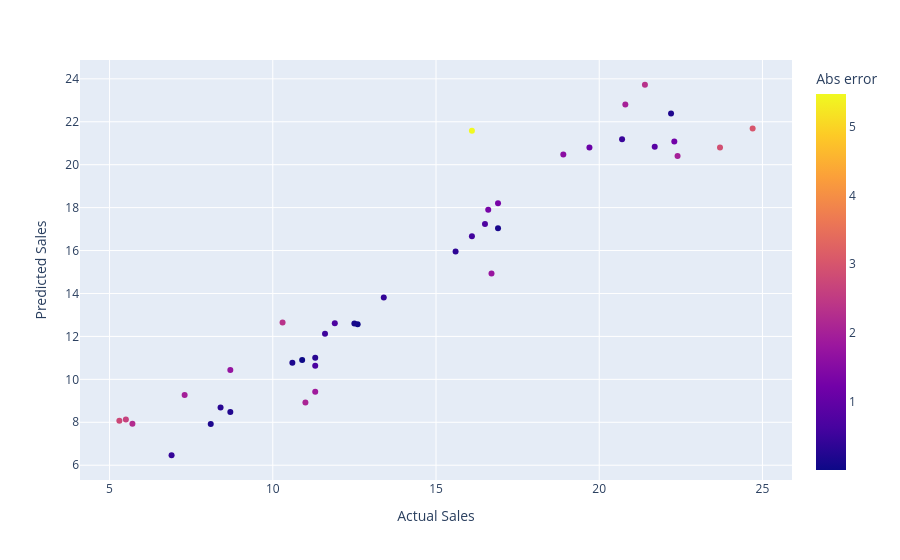

The notebook cell this image was saved under:
### Code cell
err = abs(ytest-pred)
px.scatter(x=ytest,y=pred,color =err,labels={'x':'Actual Sales','y':'Predicted Sales','color':'Abs error'}).show()

### Figure 1 — Plotly figure (JSON) as saved in the notebook; plotly's stock layout.template omitted (floating-point values rounded to 4 significant figures)
{"data": [{"hovertemplate": "Actual Sales=%{x}<br>Predicted Sales=%{y}<br>Abs error=%{marker.color}<extra></extra>", "legendgroup": "", "marker": {"color": [0.1348, 1.99, 2.324, 1.973, 3.017, 0.0306, 1.219, 0.2904, 0.737, 0.5666, 2.076, 0.2183, 1.308, 2.768, 2.346, 1.768, 2.628, 1.299, 0.2912, 1.578, 1.106, 0.09883, 0.005183, 0.1885, 1.882, 0.1749, 0.8609, 0.4152, 0.1708, 2.227, 0.3595, 0.6651, 2.897, 1.734, 5.478, 0.4836, 0.5282, 2.01, 0.7099, 0.4356], "coloraxis": "coloraxis", "symbol": "circle"}, "mode": "markers", "name": "", "orientation": "v", "showlegend": false, "type": "scatter", "x": [16.9, 22.4, 21.4, 7.3, 24.7, 12.6, 22.3, 8.4, 16.5, 16.1, 11, 8.7, 16.9, 5.3, 10.3, 16.7, 5.5, 16.6, 11.3, 18.9, 19.7, 12.5, 10.9, 22.2, 11.3, 8.1, 21.7, 13.4, 10.6, 5.7, 15.6, 11.3, 23.7, 8.7, 16.1, 20.7, 11.6, 20.8, 11.9, 6.9], "xaxis": "x", "y": [17.03, 20.41, 23.72, 9.273, 21.68, 12.57, 21.08, 8.69, 17.24, 16.67, 8.924, 8.482, 18.21, 8.068, 12.65, 14.93, 8.128, 17.9, 11.01, 20.48, 20.81, 12.6, 10.91, 22.39, 9.418, 7.925, 20.84, 13.82, 10.77, 7.927, 15.96, 10.63, 20.8, 10.43, 21.58, 21.18, 12.13, 22.81, 12.61, 6.464], "yaxis": "y"}], "layout": {"autosize": true, "coloraxis": {"colorbar": {"title": {"text": "Abs error"}}, "colorscale": [[0, "#0d0887"], [0.1111, "#46039f"], [0.2222, "#7201a8"], [0.3333, "#9c179e"], [0.4444, "#bd3786"], [0.5556, "#d8576b"], [0.6667, "#ed7953"], [0.7778, "#fb9f3a"], [0.8889, "#fdca26"], [1, "#f0f921"]]}, "legend": {"tracegroupgap": 0}, "margin": {"t": 60}, "xaxis": {"anchor": "y", "autorange": true, "domain": [0, 1], "range": [3.693, 26.31], "title": {"text": "Actual Sales"}, "type": "linear"}, "yaxis": {"anchor": "x", "autorange": true, "domain": [0, 1], "range": [5.128, 25.06], "title": {"text": "Predicted Sales"}, "type": "linear"}}}
